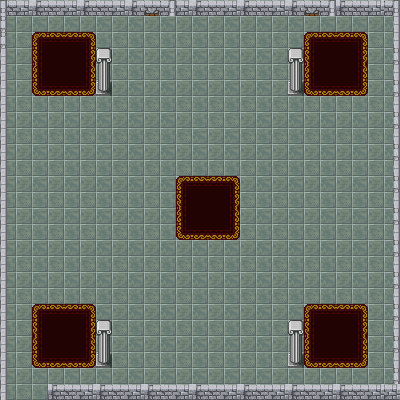

Tiled map render using the project's own tile images. Description and the map definition, with tile-layer contents summarised, below:
An orthogonal 25x25 tile map with 16x16 px tiles, 5 tile layers (Background, PillarBot, Rugs, Walls, ...) and 9 objects.

<map version="1.0" orientation="orthogonal" renderorder="left-down" width="25" height="25" tilewidth="16" tileheight="16" nextobjectid="48">
 <tileset firstgid="1" name="rpg indoor tileset expansion 1 trans" tilewidth="16" tileheight="16" tilecount="132" columns="11">
  <image source="rpg indoor tileset expansion 1 trans.png" width="176" height="192" />
 </tileset>
 <layer name="Background" width="25" height="25">
  <data>[625 cells, 625 non-empty, 4 distinct tile ids]</data>
 </layer>
 <layer name="PillarBot" width="25" height="25">
  <data>[625 cells, 4 non-empty, 1 distinct tile ids]</data>
 </layer>
 <layer name="Rugs" width="25" height="25">
  <data>[625 cells, 80 non-empty, 16 distinct tile ids]</data>
 </layer>
 <layer name="Walls" width="25" height="25">
  <data>[625 cells, 72 non-empty, 15 distinct tile ids]</data>
 </layer>
 <layer name="PillarTop" width="25" height="25">
  <data>[625 cells, 30 non-empty, 5 distinct tile ids]</data>
 </layer>
 <objectgroup name="Walls">
  <object id="15" x="392.333" y="1.33333" width="7.6667" height="385.333" />
  <object id="26" x="-4.72727" y="-0.363636" width="10.6667" height="398.666" />
  <object id="30" x="10" y="-0.666667" width="374.667" height="15.3333" />
  <object id="31" x="380.667" y="6" width="1.33333" />
  <object id="34" x="48" y="395.545" width="352.666" height="3.42421" />
  <object id="36" x="288" y="80" width="16" height="16" />
  <object id="43" x="288" y="352" width="16" height="16" />
  <object id="45" x="96" y="80" width="16" height="16" />
  <object id="46" x="96" y="352" width="16" height="16" />
 </objectgroup>
</map>
